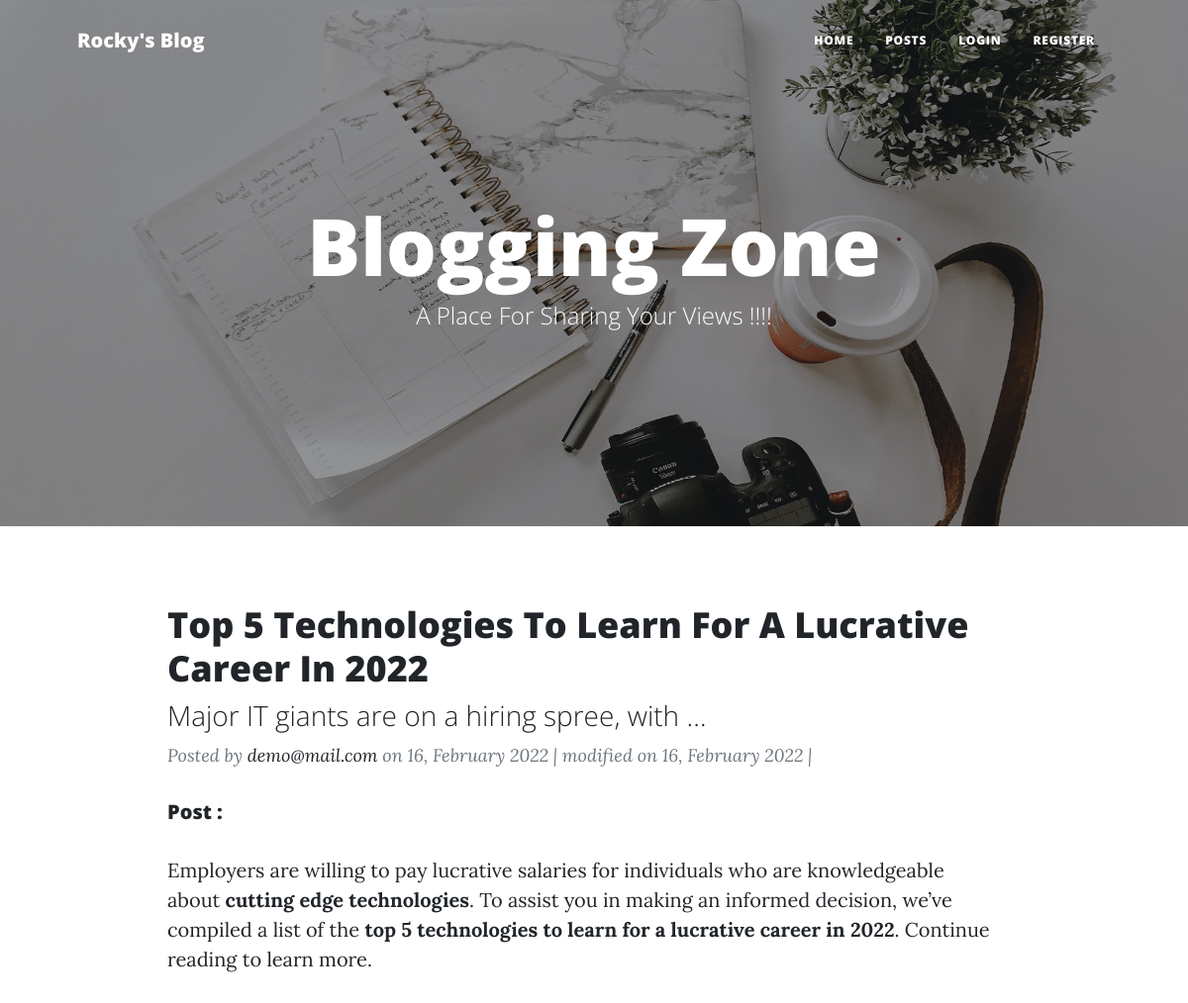
The app's page /posts/15/top-5-technologies-to-learn-for-a-lucrative-career-in-2022/ (upper part), older data.
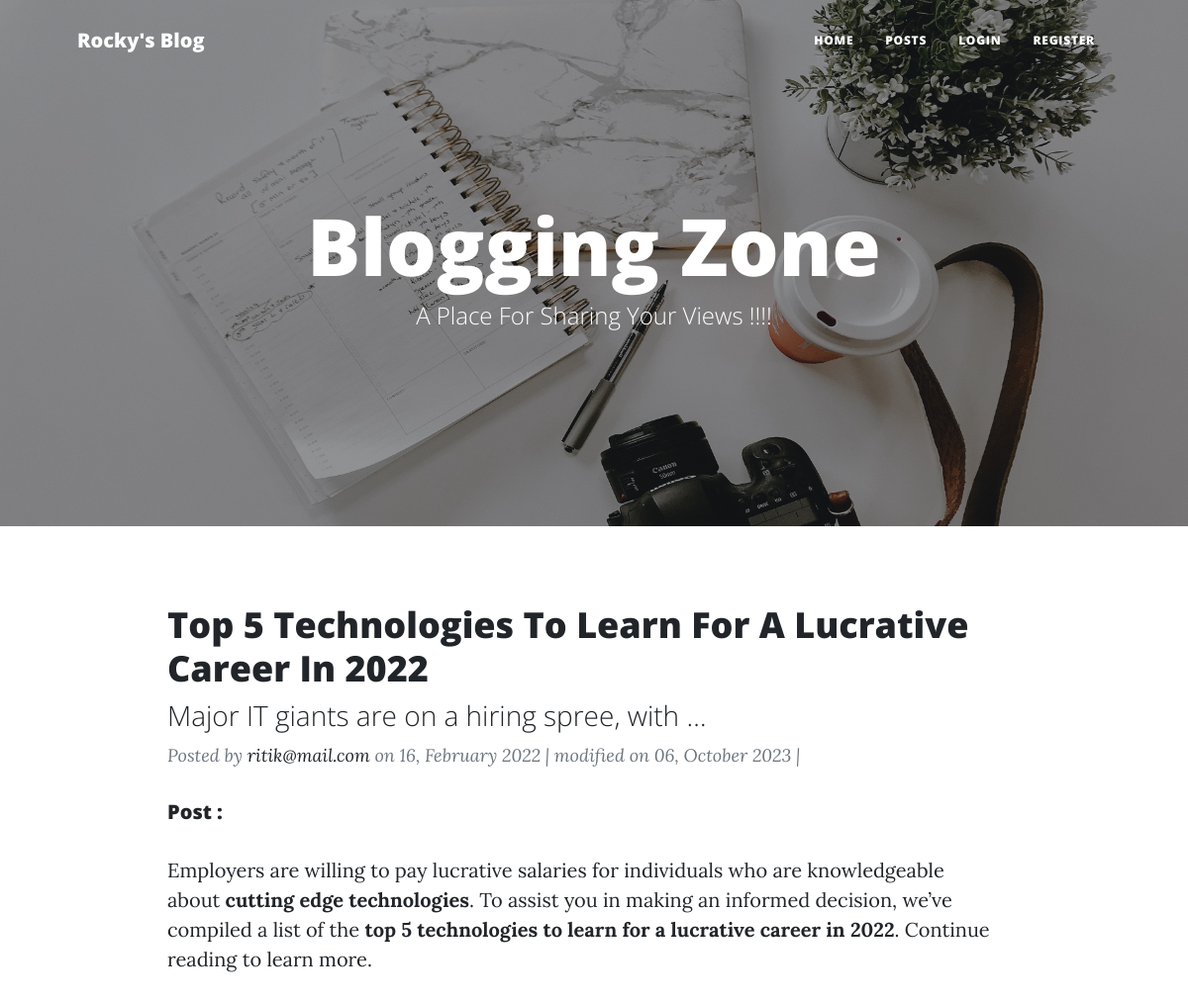
The same page, newer data.
### blog/models.py (models this page shows, shortened)
class Post(models.Model):
    STATUS_CHOICES = (
        ('DRAFT', 'Draft'),
        ('PUBLISHED', 'Published'),
        ('ARCHIVED','Archived')
    )
    title = models.CharField(max_length=125)
    content = RichTextField(blank=True)
    Summary = models.TextField(max_length=500, blank=True, null=True)
    slug = models.SlugField(max_length=125)
    author = models.ForeignKey(User, on_delete=models.PROTECT)
    tags = models.ManyToManyField(Tag, related_name="posts")
    status = models.CharField(max_length=12, choices=STATUS_CHOICES, default='DRAFT')
    created_at = models.DateTimeField(auto_now_add=True)
    modified_at = models.DateTimeField(auto_now=True)
    class Meta:
        ordering = ["-created_at"]

### accounts/models.py (models this page shows, shortened)
class CustomUser(AbstractBaseUser):
    email = models.EmailField(
        verbose_name='email address',
        max_length=255,
        unique=True,
    )
    full_name = models.CharField(max_length=250)
    dob = models.DateField(verbose_name='Date OF Birth', default= timezone.now())
    is_active = models.BooleanField(default=True)
    staff = models.BooleanField(default=False)
    admin = models.BooleanField(default=False)
    objects = CustomUserManager()
    USERNAME_FIELD = 'email'
    REQUIRED_FIELDS = [full_name, dob]
    def __str__(self):
        return self.email

### blog/views.py (the view)
class PostDetailView(DetailView):
    model = Post
    context_object_name = "post"
    def get_context_data(self, **kwargs):
        data = super().get_context_data()
        data["title"] = "Post"
        return data

### templates/blog/post_detail.html (shortened to what this page needs)
{% extends 'base.html' %}
{% block header %}
{{block.super}}
{% endblock header %}
{% block content %}
<div class="container px-4 px-lg-5">
    <div class="row gx-4 gx-lg-5 justify-content-center">
        <div class="col-md-10 col-lg-8 col-xl-10">
                <div class="post-preview">
                <a href="#">
                    <h2 class="post-title">{{post.title|title}}</h2>
                    <h3 class="post-subtitle">{{post.Summary | truncatechars:45}}</h3>
                </a>
                <p class="post-meta">
                    Posted by
                    <a href="#">{{post.author}}</a>
                    on {{post.created_at|date:"d, F Y"}}
                    | modified on {{post.modified_at|date:"d, F Y"}}
                    |
                </p>
                <p class="post-meta">
                    <h5>Post :</h5>
                    {{post.content | safe}}
                    <br> <br>
                </p>
                </div>
        </div>
    </div>
</div>
{% endblock content %}

Row changes from the older to the newer data that the page shows:
changed Post "Major IT giants are on a hiring spree, with …": author "demo@mail.com" → "ritik@mail.com"; modified_at "16, February 2022" → "06, October 2023"
